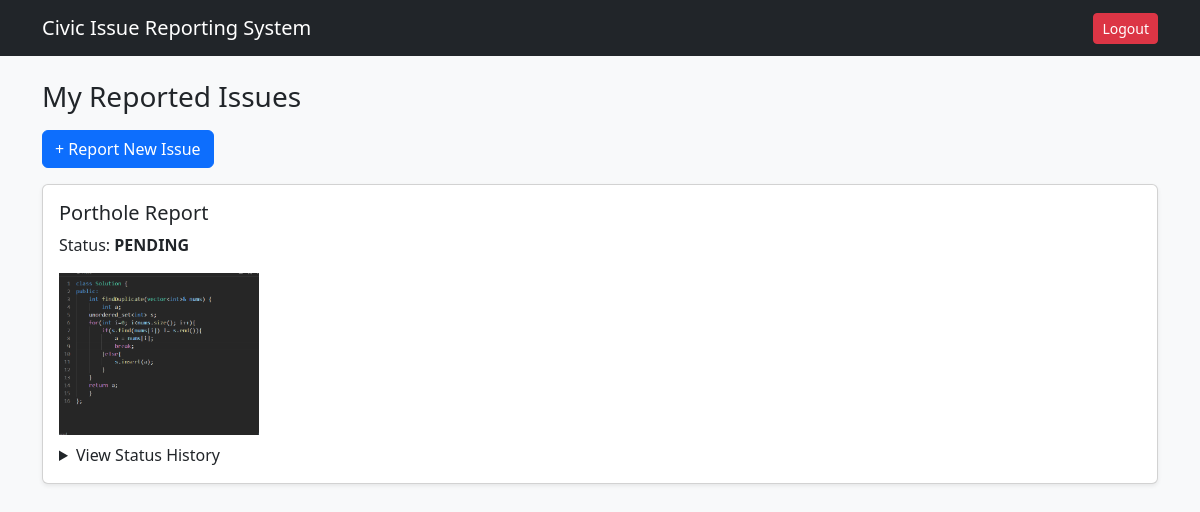
Before: /my-issues/ (signed in) with the older database file.
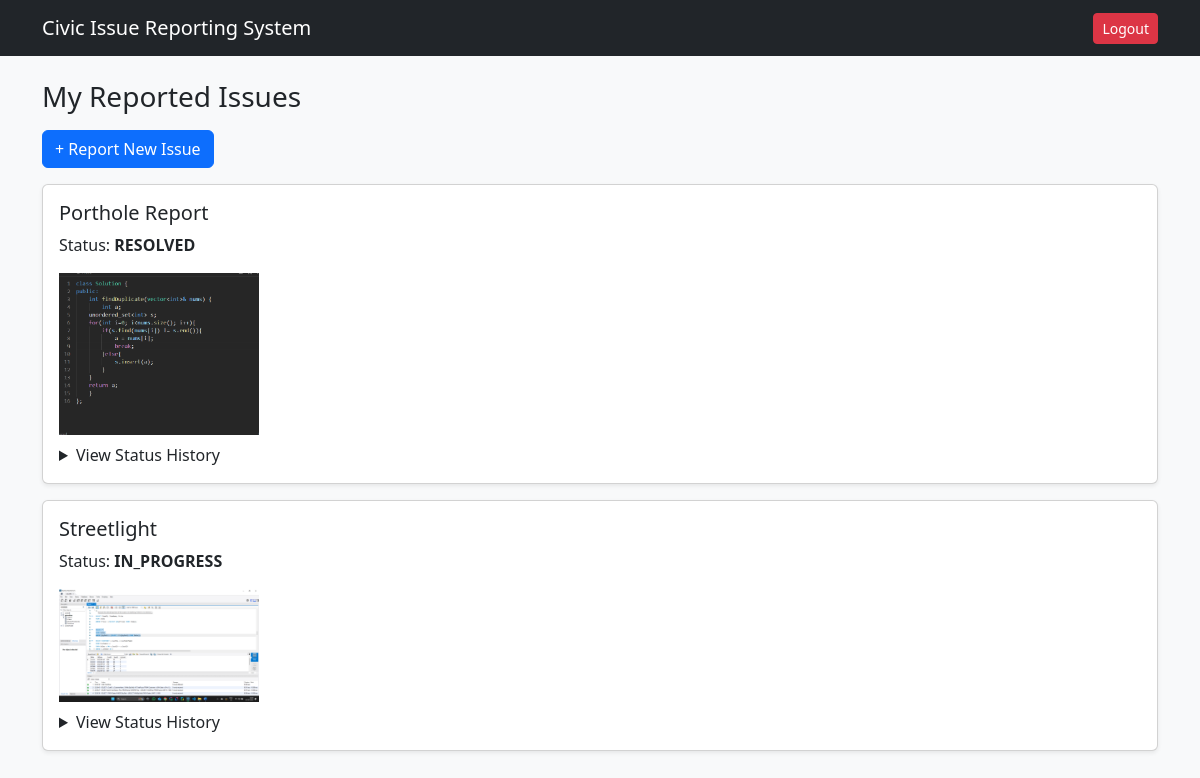
After: the same page with the newer database file.
### issues/models.py (models this page shows, shortened)
class Issue(models.Model):
    CATEGORY_CHOICES = [
        ('POTHOLE', 'Pothole'),
        ('GARBAGE', 'Garbage'),
        ('WATER', 'Water Leakage'),
        ('STREETLIGHT', 'Street Light'),
        ('DRAINAGE', 'Drainage'),
        ('OTHER', 'Other'),
    ]
    STATUS_CHOICES = [
        ('PENDING', 'Pending'),
        ('IN_PROGRESS', 'In Progress'),
        ('RESOLVED', 'Resolved'),
    ]
    user = models.ForeignKey(User, on_delete=models.CASCADE)
    title = models.CharField(max_length=100)
    description = models.TextField()
    image = models.ImageField(upload_to='issue_images/', null=True, blank=True)
    category = models.CharField(max_length=20, choices=CATEGORY_CHOICES)
    status = models.CharField(max_length=20, choices=STATUS_CHOICES, default='PENDING')
    latitude = models.FloatField()
    longitude = models.FloatField()
    priority = models.IntegerField(default=0)
    assigned_to = models.ForeignKey(
        User,
        on_delete=models.SET_NULL,
        null=True,
        blank=True,
        related_name="assigned_issues"
    )
    created_at = models.DateTimeField(auto_now_add=True)
    updated_at = models.DateTimeField(auto_now=True)

### issues/views.py (the view)
# urls.py: path('my-issues/', views.my_issues, name='my_issues'),
@login_required
def my_issues(request):
    issues = Issue.objects.filter(user=request.user)
    return render(request, 'issues/my_issues.html', {'issues': issues})

### issues/templates/issues/my_issues.html (shortened to what this page needs)
{% extends "base.html" %}
{% block content %}
<h3 class="mb-3">My Reported Issues</h3>
<a href="/create/" class="btn btn-primary mb-3">+ Report New Issue</a>
{% for issue in issues %}
<div class="card mb-3 shadow-sm">
    <div class="card-body">
        <h5>{{ issue.title }}</h5>
        <p>Status: <strong>{{ issue.status }}</strong></p>
        {% if issue.image %}
            <img src="{{ issue.image.url }}" class="img-fluid mb-2" style="max-width:200px;">
        {% endif %}
        <details>
            <summary>View Status History</summary>
        </details>
    </div>
</div>
{% empty %}
<p>No issues reported.</p>
{% endfor %}
{% endblock %}

### issues/templates/base.html (shortened to what this page needs)
<!DOCTYPE html>
<html>
<head>
    <link href="https://cdn.jsdelivr.net/npm/bootstrap@5.3.2/dist/css/bootstrap.min.css" rel="stylesheet">
</head>
<body class="bg-light">
<nav class="navbar navbar-dark bg-dark mb-4">
    <div class="container">
        <span class="navbar-brand">Civic Issue Reporting System</span>
        {% if user.is_authenticated %}
            <a href="/logout/" class="btn btn-sm btn-danger">Logout</a>
        {% endif %}
    </div>
</nav>
<div class="container">
    {% block content %}{% endblock %}
</div>
</body>
</html>

Changed rows visible on the page:
changed Issue "Porthole Report": status "PENDING" → "RESOLVED"
added Issue: title "Streetlight", status "IN_PROGRESS", image (picture)
